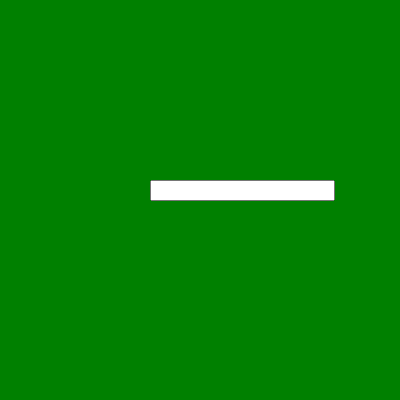
Frame 1 (no input)
Frame 60 (no input): identical to frame 1, image omitted
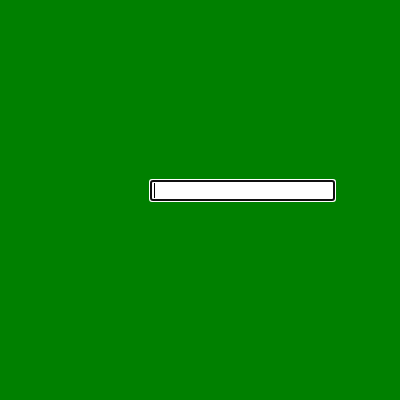
Frame 120 (the mouse pressed at the canvas centre since frame 60)

The p5.js sketch that drew these frames (run headless with seeded random() and noise() and a simulated clock; from frame 60 on, the mouse is pressed at the canvas centre):

// p5.js sketch
// ── sketch.js

 var box; 
 
 function setup(){
  createCanvas(400,400)
  
  box = createInput();
  box.position(150,180)

  
  

  }

  function draw(){

  if(keyIsDown(DOWN_ARROW)){
     
   }

   

       

  background("green")
  
}



  
